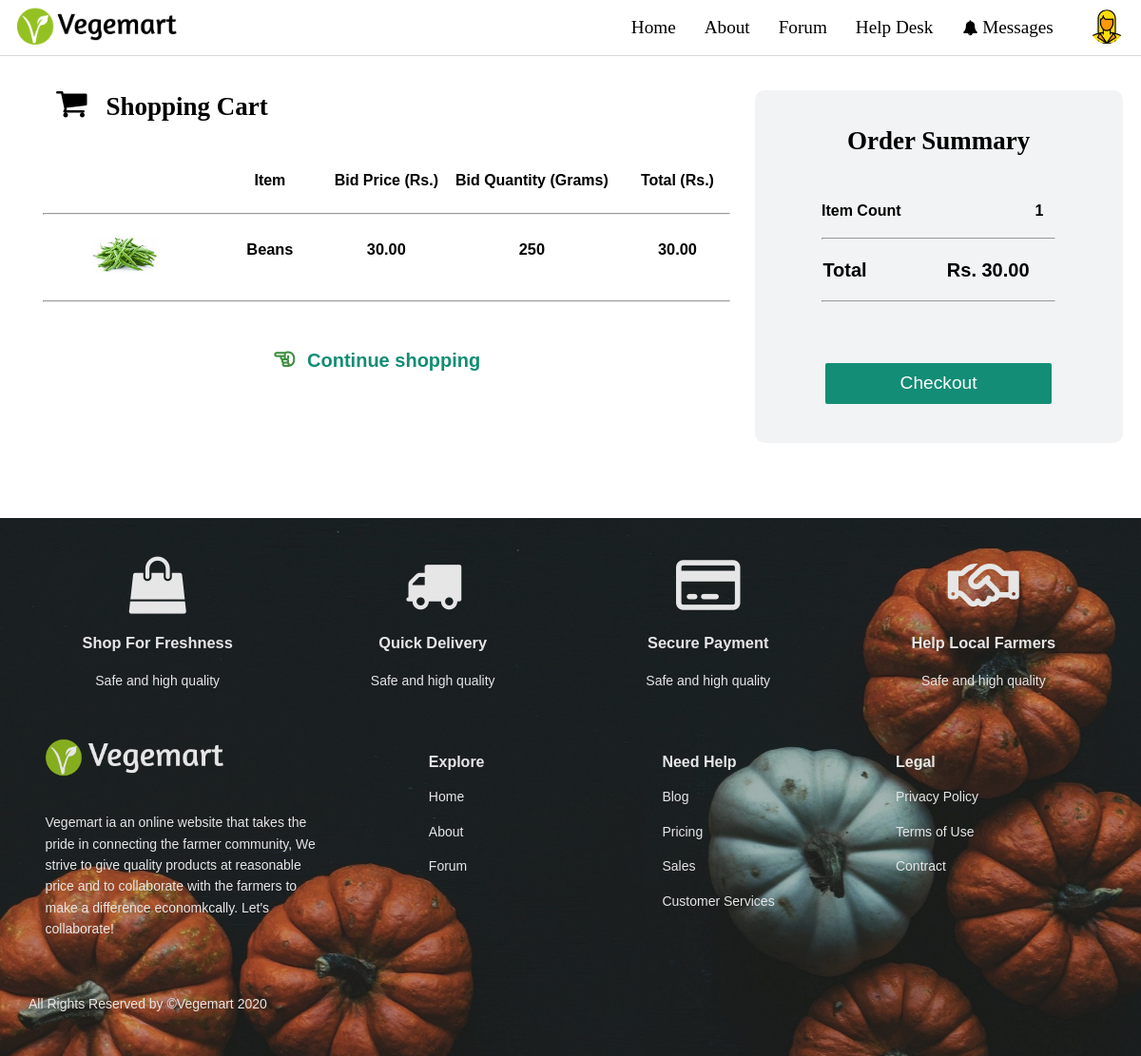
The page /public/shopping_cart.php (signed in) on the database its author committed.
### tables this page shows
CREATE TABLE `client` (
  `id` int(10) NOT NULL,
  `fName` varchar(50) NOT NULL,
  `lName` varchar(50) NOT NULL,
  `phoneNum` varchar(12) NOT NULL,
  `address1` varchar(20) NOT NULL,
  `address2` varchar(50) NOT NULL,
  `city` text NOT NULL,
  `profilePic` text NOT NULL
);

CREATE TABLE `products` (
  `productID` int(10) NOT NULL,
  `sellerID` int(20) NOT NULL,
  `name` text NOT NULL,
  `quantity` int(10) NOT NULL,
  `minPrice` int(10) NOT NULL,
  `imageName` text NOT NULL,
  `address1` varchar(20) NOT NULL,
  `address2` varchar(50) NOT NULL,
  `city` varchar(20) NOT NULL,
  `description` text NOT NULL,
  `exdate` date NOT NULL,
  `time` time NOT NULL,
  `datetime` datetime(6) NOT NULL
);

CREATE TABLE `bidding` (
  `bidID` int(10) NOT NULL,
  `productID` int(10) NOT NULL,
  `userID` int(10) NOT NULL,
  `bidQuantity` int(4) NOT NULL,
  `bidPrice` int(4) NOT NULL,
  `amount` int(10) NOT NULL,
  `startTime` datetime(6) NOT NULL,
  `endTime` datetime(6) NOT NULL
);

CREATE TABLE `cart` (
  `cartItemID` int(11) NOT NULL,
  `userID` int(10) NOT NULL,
  `bidID` int(10) NOT NULL,
  `productID` int(11) NOT NULL
);

### public/shopping_cart.php (the view, shortened to what this page needs)
<?php
    include ('../config/dbconfig.php');
?>
<!DOCTYPE html>
<html lang="en">
    <head>
        <link rel="stylesheet" type="text/css" href="./css/shopping-cart.css">
        <link rel="stylesheet" type="text/css" href="./css/progress-bar.css">
        <link rel="stylesheet" type="text/css" href="./css/style.css">
        <link rel="stylesheet" type="text/css" href="./css/footer.css">
    </head>
    <body>
    <?php include "./includes/nav.php"; ?>
        <div class="row">
            <div class="columns group mt-0">
                <div class="column is-8 mt-0 pt-2">
                    <div class="row pl-2 pr-1 mt-0">
                        <div class="heading">
                            <h1 id="title"><i class="fa fa-shopping-cart" style="font-size:35px; padding-right:20px;"></i>Shopping Cart</h1>
                        </div>
                        <br>
                        <div class="items-grid ml-1 mr-1 mt-0">
                            <div class="row item-legend has-text-centered mt-0\">
                                <div class="columns group">
                                    <div class="column is-3">
                                    </div>
                                    <div class="column is-2">
                                        <h2>Item</h2>
                                    </div>
                                    <div class="column is-2">
                                        <h2>Bid Price (Rs.)</h2>
                                    </div>
                                    <div class="column is-3">
                                        <h2>Bid Quantity (grams)</h2>
                                    </div>
                                    <div class="column is-2">
                                        <h2>Total (Rs.)</h2>
                                    </div>
                                </div>
                                <hr>
                            </div>
                        </div>
                        <?php
                        if (isset($_SESSION["loggedInUserID"])) {
                            $userID = $_SESSION["loggedInUserID"];
                        }
                            $items = "SELECT * FROM cart WHERE userID='$userID';";
                            $itemQuery=mysqli_query($con,$items);
                            $total=0;
                            $count=0;
                            while ($rowItems = mysqli_fetch_assoc($itemQuery)) {
                                $productID=$rowItems['productID'];
                                $bid = "SELECT * FROM bidding WHERE productID='$productID' AND amount=(SELECT MAX(amount) AS amount FROM bidding WHERE productID='$productID');";
                                $bidQuery=mysqli_query($con,$bid);
                                while ($rowBid  = mysqli_fetch_assoc($bidQuery)) {
                                    $total=$total+($rowBid['amount']);
                                    $count=$count+1;
                                    $product = "SELECT * FROM products WHERE productID='$productID';";
                                    $productQuery=mysqli_query($con,$product);
                                    while ($rowProduct = mysqli_fetch_assoc($productQuery)) {
                        ?>
                        <div class="item-table pl-1 pr-1 mt-0">
                            <div class="row item-row has-text-centered mb-0">
                                <div class="columns group">
                                    <div class="column is-3">
                                        <img class="item-img" src="http://localhost/vegemart/public/images/products/<?php echo $rowProduct['imageName']?>">
                                    </div>
                                    <div class="column is-2">
                                        <h3><?php echo $rowProduct['name']?></h3>
                                    </div>
                                    <div class="column is-2">
                                        <h3><?php echo $rowBid['bidPrice']?>.00</h3>
                                    </div>
                                    <div class="column is-3">
                                        <h3><?php echo $rowBid['bidQuantity']?></h3>
                                    </div>
                                    <div class="column is-2">
                                        <h3><?php echo $rowBid['amount']?>.00</h3>
                                    </div>
                                </div>
                                <hr>
                            </div>
                        </div>
                        <?php
                                }
                            }
                        }
                        ?>
                    </div>
                    <br><br>
                    <a id="ab" href="http://localhost/vegemart/public/products.php"><i class="fa fa-hand-o-left pr-1" style="font-size:22px; font-weight:500; color:#3e8e41;"></i>Continue shopping</a>
                </div>
                <div class="column is-4 pl-0 mt-0 pt-2 " id="ordersum">
                    <div class="row pl-1 pr-1 mt-0">
                        <div class="heading">
                            <h1 id="title">Order Summary</h1>
                        </div>
                        <br>
                        <div class="items-gridmt-0">
                            <div class="row mt-0\">
                                <div class="columns group">
                                    <div class="column is-6 pr-2">
                                        <h2 style="text-align:left;">Item Count</h2>
                                    </div>
                                    <div class="column is-6 pr-1">
                                        <h2 style="text-align:right;"><?php echo "$count"?></h2>
                                    </div>
                                </div>
                                <hr>
                            </div>
                        </div>
                        <div class="item-table mt-0">
                            <div class="row item-row mb-0">
                                <div class="columns group">
                                    <div class="column is-5 pr-3">
                                        <h1 style="text-align:left;font-size: 20px;">Total</h1>
                                    </div>
                                    <div class="column is-7">
                                        <h1 style="text-align:right;font-size: 20px;">Rs. <?php echo "$total"?>.00</h1>
                                    </div>
                                </div>
                                <hr>
                            </div>
                        </div>
                    </div>
                    <br><br>
                    <?php
                        $productID = "SELECT * FROM cart WHERE userID='$userID' LIMIT 1;";
                        $productIDQuery=mysqli_query($con,$productID);
                        while ($rowProductID = mysqli_fetch_assoc($productIDQuery)) {?>
                    <button class="button" onClick="location.href='http://localhost/vegemart/public/order_confirm.php?id=<?php echo $rowProductID['productID']?>';">Checkout</button><br>
                    <?php
                        }
                    ?>
                </div>
            </div>
        </div>
        <br>
        <?php include_once "./includes/footer.php"; ?>
    </body>
</html>

### public/includes/nav.php (shortened to what this page needs)
<?php
    include ('../config/dbconfig.php');
?>
<!DOCTYPE html>
<html lang="en">
    <head>
        <link href="https://cdnjs.cloudflare.com/ajax/libs/font-awesome/5.12.0-2/css/all.min.css" rel="stylesheet">
    </head>
    <body>
        <header class="header">
            <a href="./products.php"><img class="logopic" src="http://localhost/vegemart/public/images/logob.png"></a>
            <ul class="main-nav">
                <li><a href="http://localhost/vegemart/public/products.php">Home</a></li>
                <li><a href="#">About</a></li>
                <li><a href="http://localhost/vegemart/public/forum.php">Forum</a></li>
                <li><a href="http://localhost/vegemart/public/help_desk.php">Help Desk</a></li>
                <?php
                    if(isset($_SESSION["loggedInUserID"])||isset($_SESSION["loggedInSellerID"])){
                        if (isset($_SESSION["loggedInUserID"])) {
                            $userID = $_SESSION["loggedInUserID"];
                        }
                        elseif (isset($_SESSION["loggedInSellerID"])) {
                            $userID = $_SESSION["loggedInSellerID"];
                        }
                        $retrieveInfo =  "SELECT * FROM client WHERE id='$userID';";
                        $resultInfo = mysqli_query($con, $retrieveInfo);
                        while($rowUser  = mysqli_fetch_assoc($resultInfo)){
                            echo "
                        <li>
                        <div class=\"nav-dropdown\">
                        <i class=\"fa fa-bell\" style=\"font-size:16px; color:black; margin-left:1em; margin-right:0; padding-right:0;\"></i><button onclick=\"dropFunc()\" class=\"notifbtn\">Messages</button>
                            <div id=\"notifDrop\" class=\"dropdown-content\">
                                <a href=\"#home\">You have a message from Nimal Bandara</a>
                            </div>
                        </div>
                        </li>
                        <li>
                        <div class=\"nav-dropdown\">
                            <img class=\"dp\" src=\"http://localhost/vegemart/public/images/users/{$rowUser['profilePic']}\" alt=\"Avatar\">
                            <div class=\"dropdown-content\">
                                <a href=\"http://localhost/vegemart/public/buyer_profile_edit.php\">View Profile</a>
                                <a href=\"http://localhost/vegemart/src/logout.php\">Logout</a>
                            </div>
                        </div>
                        </li>";
                    }
                }
                else{
                    echo"<li><button class=\"loginbtn\" onClick=\"location.href='http://localhost/vegemart/public/login.php';\">Login</button><li>";
                }
            ?>
            </ul>
        </header>
    </body>
</html>

### rows shown on the page
client: profilePic (placeholder picture)
bidding: bidPrice "30", bidQuantity "250", amount "30"
products: imageName (picture), name "Beans"

### other values the page prints
$count "1"
$total "30"
